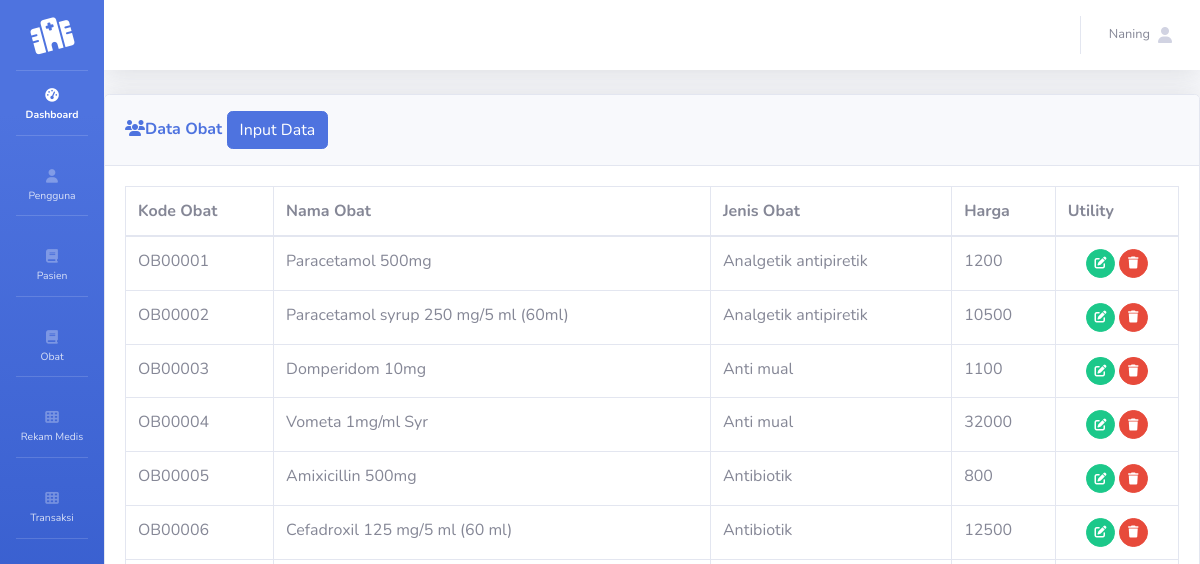
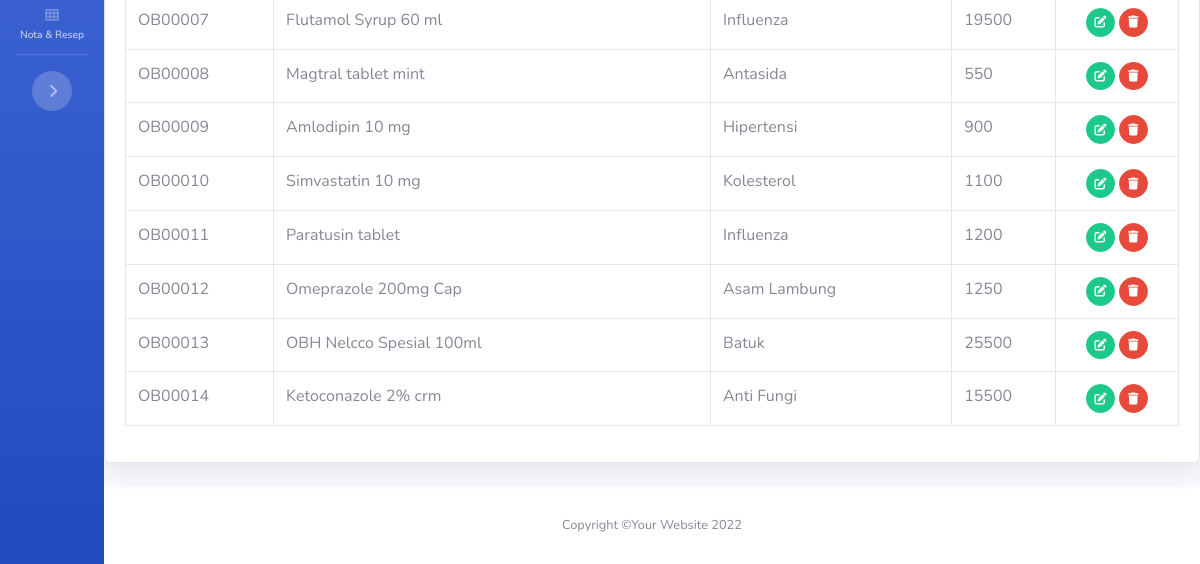
Before: /Admin/index.php?halaman=dataobat (signed in) with the older database file (2 pictures, top to bottom).
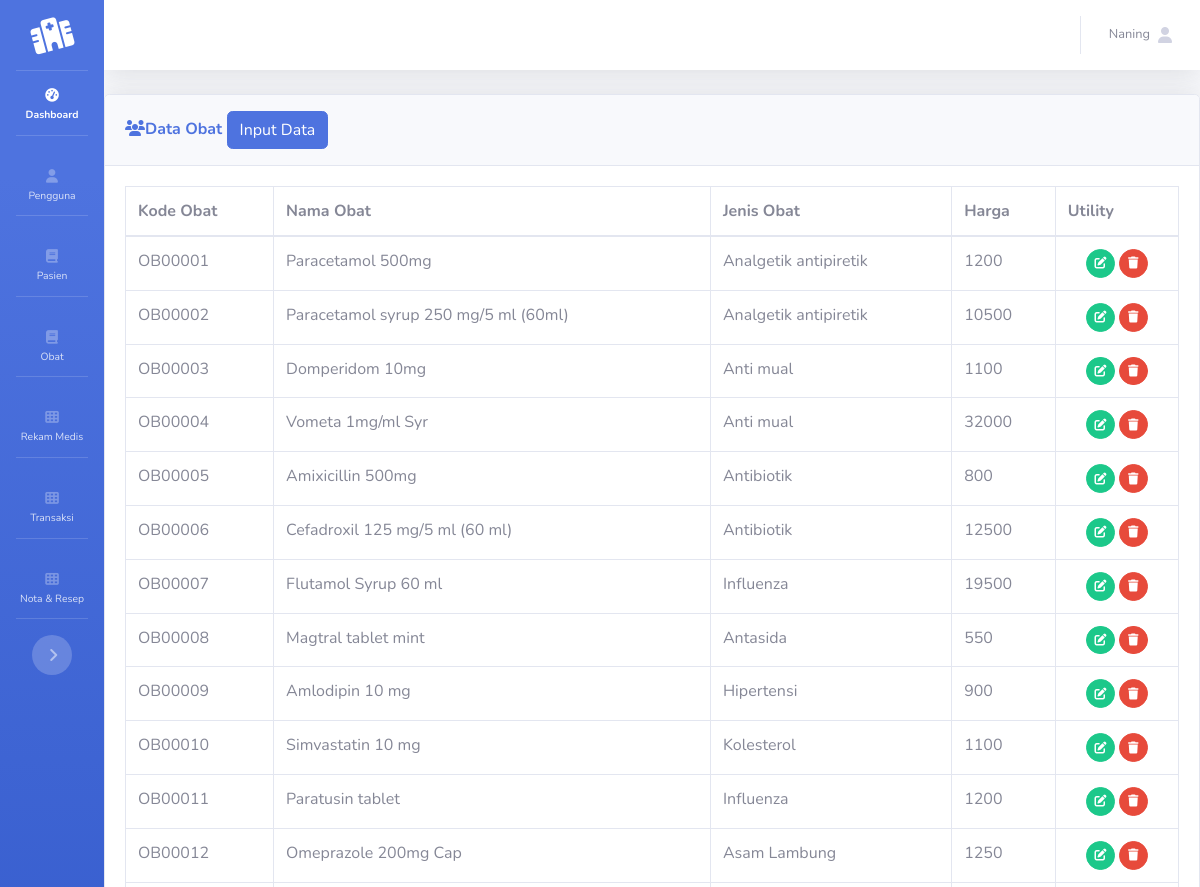
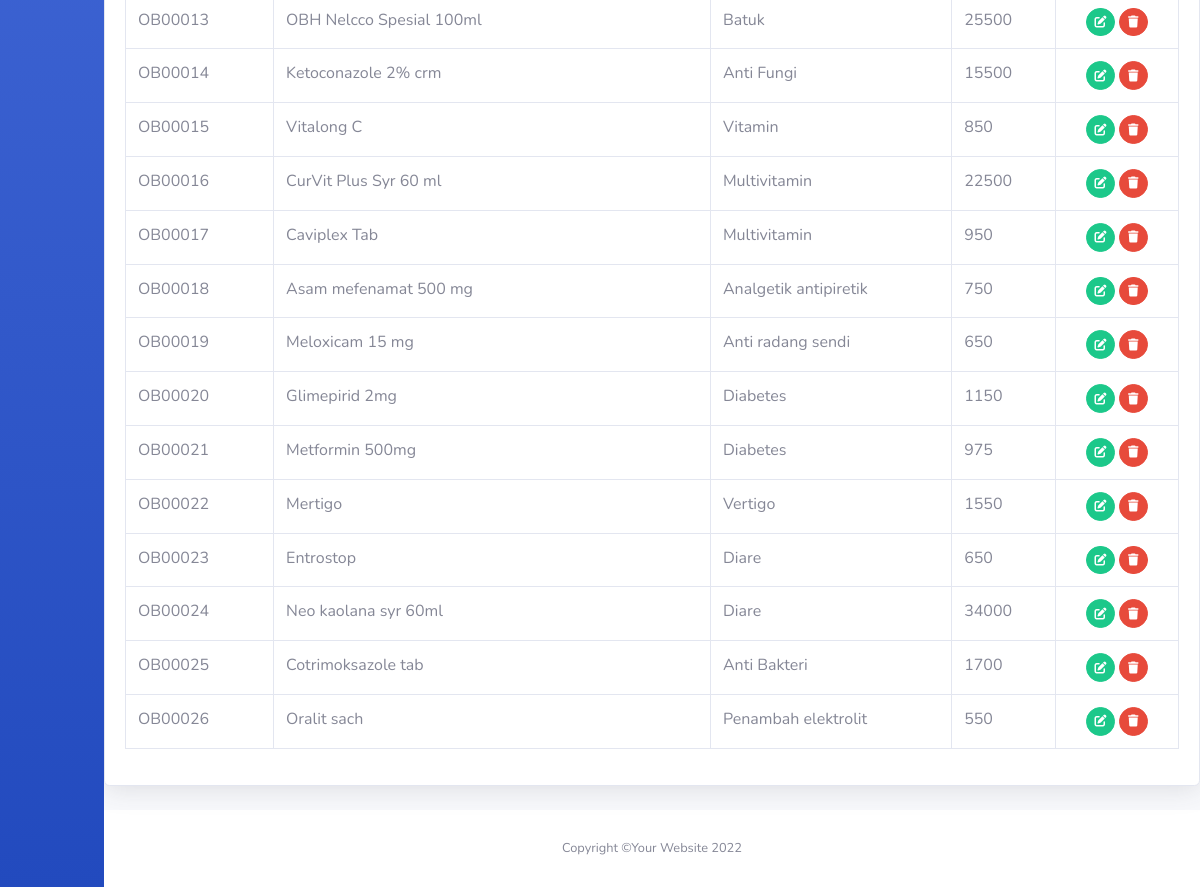
After: the same page with the newer database file (2 pictures, top to bottom).
### tables this page shows
CREATE TABLE `obat` (
  `kd_obat` varchar(8) NOT NULL,
  `nama_obat` varchar(50) NOT NULL,
  `jenisobat` varchar(30) NOT NULL,
  `keterangan` varchar(60) NOT NULL,
  `harga` int(11) NOT NULL
);

### Admin/dataobat.php (the view)
<div class="card shadow mb-4">
	<div class="card-header py-3">
		<h6 class="m-0 font-weight-bold text-primary"><i class="fas fa-users fa-table"></i>Data Obat
			<a href="index.php?halaman=inputdataobat" class="btn btn-primary">Input Data</a>
		</h6>
	</div>
	<div class="card-body">
		<div class="table-responsive">
			<table class="table table-bordered" id="dataTable" width="100%" cellspacing="0">
				<thead>
					<tr>
						<th>Kode Obat</th>
						<th>Nama Obat</th>
						<th>Jenis Obat</th>
						<th>Harga</th>
						<th>Utility</th>
					</tr>
				</thead>
				<tbody>
					<?php
					$qdata=mysqli_query($kon,"SELECT * FROM obat"); WHILE ($data=mysqli_fetch_array($qdata))
					{
						?>
						<tr>
							<td><?php echo $data['0'];?></td>
							<td><?php echo $data['1'];?></td>
							<td><?php echo $data['2'];?></td>
							<td><?php echo $data['4'];?></td>
							<td align="center">
							<a href="index.php?halaman=editdataobat&id=<?php echo $data['0'];?>" class="btn btn-success btn-circle btn-sm">
								<i class="fas fa-edit"></i></a>
							<a href="hapusobat.php?id=<?php echo $data['0'];?>" onClick="return confirm('Apakah Data Akan Dihapus')" class="btn btn-danger btn-circle btn-sm">
								<i class="fas fa-trash"></i>
							</a>
							</td>
						</tr>
						<?php
					}
					   ?>
				</tbody>
			</table>
		</div>
	</div>
</div>

### Admin/index.php (shortened to what this page needs)
<?php
include("../koneksidb.php");
?>
<!DOCTYPE html>
<html lang="en">
<head>
	<link href="../vendor/fontawesome-free/css/all.min.css" rel="stylesheet" type="text/css">
	<link href="../css/sb-admin-2.min.css" rel="stylesheet">
	<link href="../vendor/datatables/dataTables.bootstrap4.min.css" rel="stylesheet">
</head>
<body id="page-top">
	<div id="wrapper">
	<ul class="navbar-nav bg-gradient-primary sidebar sidebar-dark accordion toggled" id="accordionSidebar">
	<a class="sidebar-brand d-flex align-items-center justify-content-center" href="index.php">
		<div class="sidebar-brand-icon rotate-n-15">
			<i class="fas fa-hospital"></i>
		</div>
	</a>
	<hr class="sidebar-divider my-0">
	<li class="nav-item active">
		<a class="nav-link" href="index.php">
			<i class="fas fa-fw fa-tachometer-alt"></i>
			<span>Dashboard</span></a>
	</li>
<?php
if($_SESSION["hakakses"] =="Admin"){
?>	<hr class="sidebar-divider">
	<li class="nav-item">
		<a class="nav-link" href="index.php?halaman=datapengguna">
		<i class="fas fa-user fa-table"></i>
		<span>Pengguna</span></a>
	</li>
    <hr class="sidebar-divider">
	<li class="nav-item">
		<a class="nav-link" href="index.php?halaman=datapasien">
		<i class="fas fa-user  fa-book"></i>
		<span>Pasien</span></a>
	</li>
	 <hr class="sidebar-divider">
	<li class="nav-item">
		<a class="nav-link" href="index.php?halaman=dataobat">
		<i class="fas fa-user  fa-book"></i>
		<span>Obat</span></a>
	</li>
	<hr class="sidebar-divider">
	<li class="nav-item">
		<a class="nav-link" href="index.php?halaman=dataregistrasi">
		<i class="fas fa-ceklist fa-th"></i>
		<span>Rekam Medis</span></a>
	</li>
	<hr class="sidebar-divider">
	<li class="nav-item">
		<a class="nav-link" href="index.php?halaman=datatr">
		<i class="fas fa-ceklist fa-th"></i>
		<span>Transaksi</span></a>
	</li>
	<hr class="sidebar-divider">
	<li class="nav-item">
		<a class="nav-link" href="index.php?halaman=datatransaksi">
		<i class="fas fa-ceklist fa-th"></i>
		<span>Nota & Resep</span></a>
	</li>
<?php }
?>
	<hr class="sidebar-divider d-none d-md-block">
	<div class="text-center d-none d-md-inline">
		<button class="rounded-circle border-0" id="sidebarToggle"></button>
	</div>
	</ul>
	<div id="content-wrapper" class="d-flex flex-column">
	<div id="content">
	<nav class="navbar navbar-expand navbar-light bg-white topbar mb-4 static-top shadow">
	<ul class="navbar-nav ml-auto">
		<li  class="nav-item dropdown no-arrow">
		<a  class="nav-link dropdown-toggle" href="#"  id="userDropdown" role="button" data-toggle="dropdown" aria-haspopup="true" aria-expanded="false">
			<span class="mr-2 d-none d-lg-inline text-gray-600 small">
			<?php
			echo $_SESSION['namapengguna'];
			?></span>
			<span class="fas fa-user"></span>
		</a>
		</li>
	</ul>
	</nav>
<div class="Container-fluid">
	<?php
		if (!isset($_GET['halaman'])) {
			include('home.php');
		}
		else if ($_GET['halaman']=='datapengguna') {
			include('datapengguna.php');
		}
        else if ($_GET['halaman']=='editdatapengguna') {
			include('editdatapengguna.php');
		}
		else if ($_GET['halaman']=='datapasien') {
			include('datapasien.php');
		}else if ($_GET['halaman']=='datarm') {
			include('datarm.php');
		}
			else if ($_GET['halaman']=='dataobat') {
			include('dataobat.php');
		}
			?>
</div>
<footer class="sticky-footer bg-white">
	<div class="container my-auto">
		<div class="copyright text-center my-auto">
			<span>Copyright &copy;Your Website 2022</span>
		</div>
	</div>
</footer>
</div>
</body>
</html>

Changed rows visible on the page:
added obat: kd_obat "OB00015", nama_obat "Vitalong C", jenisobat "Vitamin", harga "850"
added obat: kd_obat "OB00016", nama_obat "CurVit Plus Syr 60 ml", jenisobat "Multivitamin", harga "22500"
added obat: kd_obat "OB00017", nama_obat "Caviplex Tab", jenisobat "Multivitamin", harga "950"
added obat: kd_obat "OB00018", nama_obat "Asam mefenamat 500 mg", jenisobat "Analgetik antipiretik", harga "750"
added obat: kd_obat "OB00019", nama_obat "Meloxicam 15 mg", jenisobat "Anti radang sendi", harga "650"
added obat: kd_obat "OB00020", nama_obat "Glimepirid 2mg", jenisobat "Diabetes", harga "1150"
added obat: kd_obat "OB00021", nama_obat "Metformin 500mg", jenisobat "Diabetes", harga "975"
added obat: kd_obat "OB00022", nama_obat "Mertigo", jenisobat "Vertigo", harga "1550"
added obat: kd_obat "OB00023", nama_obat "Entrostop", jenisobat "Diare", harga "650"
added obat: kd_obat "OB00024", nama_obat "Neo kaolana syr 60ml", jenisobat "Diare", harga "34000"
added obat: kd_obat "OB00025", nama_obat "Cotrimoksazole tab", jenisobat "Anti Bakteri", harga "1700"
added obat: kd_obat "OB00026", nama_obat "Oralit sach", jenisobat "Penambah elektrolit", harga "550"
